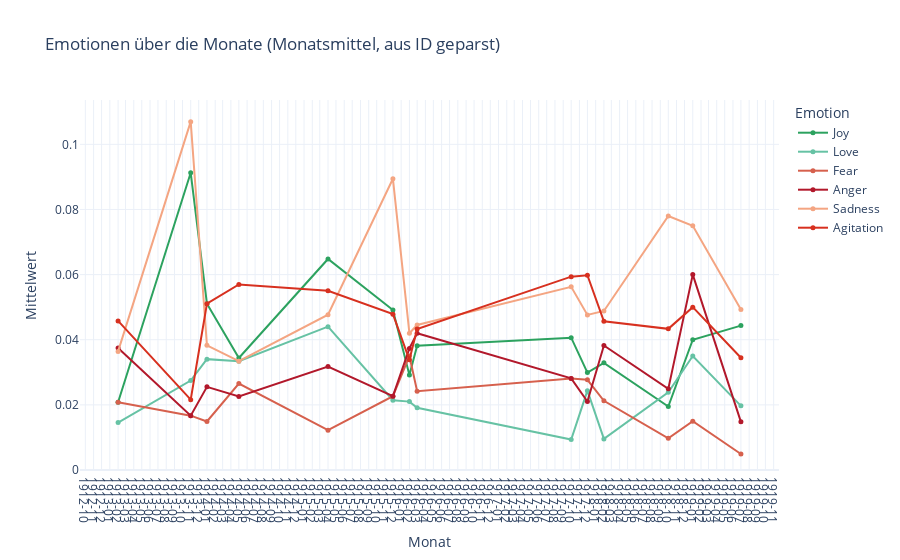

Here is the notebook cell this chart was saved with:
### Code cell
# Line-Chart: Emotionen monatlich (Monatsmittel aus 'id' geparst), Plotly ohne NumPy/Pandas
import sys, subprocess, csv, re, datetime as dt
from collections import defaultdict, OrderedDict

# Plotly sicherstellen
subprocess.run([sys.executable, "-m", "pip", "install", "-q", "plotly"], check=False)
import plotly.graph_objects as go

TSV = r"C:\Users\sam97xs\Stabi_Hackathon\Results\ALL_emotions_means_by_id.tsv"   # <--- anpassen

EMOS = ["Joy","Love","Fear","Anger","Sadness","Agitation"]

def to_float(x):
    if x is None: return 0.0
    x = str(x).strip()
    if not x: return 0.0
    try: return float(x.replace(",", "."))
    except: return 0.0

# YYYY-MM aus der id holen
DATE_RE = re.compile(r"(\d{4})-(\d{2})-(\d{2})")
def extract_year_month_from_id(s):
    m = DATE_RE.search(s or "")
    if not m: return None, None
    return int(m.group(1)), int(m.group(2))

# --- Datei lesen & pro Monat mitteln ---
sums = defaultdict(lambda: defaultdict(float))  # sums[(year,month)][emo]
cnts = defaultdict(int)                         # cnts[(year,month)]

with open(TSV, "r", encoding="utf-8", errors="ignore", newline="") as f:
    r = csv.DictReader(f, delimiter="\t")
    headers = r.fieldnames or []

    # Emotionsspalten (mean_Emotion)
    emo_cols = [f"mean_{e}" for e in EMOS if f"mean_{e}" in headers]
    if not emo_cols:
        raise RuntimeError("Keine Spalten 'mean_*' gefunden (z. B. mean_Joy, mean_Fear, ...).")

    for row in r:
        y, m = extract_year_month_from_id(row.get("id",""))
        if y is None or m is None:
            continue
        key = (y, m)
        cnts[key] += 1
        for e in EMOS:
            col = f"mean_{e}"
            if col in row:
                sums[key][e] += to_float(row.get(col))

# Monatsmittel berechnen
ym_keys = sorted(cnts.keys())                        # (year, month) chronologisch
means_by_ym = OrderedDict()
for ym in ym_keys:
    n = max(1, cnts[ym])
    means_by_ym[ym] = {e: (sums[ym].get(e, 0.0) / n) for e in EMOS}

# X-Achse als echte Datumswerte (erster Tag des Monats)
x_dates = [dt.date(y, m, 1) for (y, m) in ym_keys]

# --- Farben: Positiv = Grüntöne, Negativ = Rottöne ---
pos_palette = {
    "Joy":  "#2ca25f",   # kräftiges Grün
    "Love": "#66c2a4",   # helleres Grün
}
neg_palette = {
    "Anger":     "#b2182b",  # dunkles Rot
    "Fear":      "#d6604d",  # rötlich
    "Sadness":   "#f4a582",  # lachs-rot
    "Agitation": "#d7301f",  # orangerot
}
color_map = {**pos_palette, **neg_palette}

# Plot
fig = go.Figure()
for e in EMOS:
    yvals = [means_by_ym[ym].get(e, 0.0) for ym in ym_keys]
    fig.add_trace(go.Scatter(
        x=x_dates, y=yvals,
        mode="lines+markers",
        name=e,
        line=dict(width=2, color=color_map.get(e)),
        marker=dict(size=5, color=color_map.get(e))
    ))

fig.update_layout(
    title="Emotionen über die Monate (Monatsmittel, aus ID geparst)",
    xaxis_title="Monat",
    yaxis_title="Mittelwert",
    template="plotly_white",
    legend_title="Emotion",
    hovermode="x unified"
)

# Monats-Ticks & Format
fig.update_xaxes(dtick="M1", tickformat="%Y-%m")
fig.update_yaxes(rangemode="tozero")

fig.show()

# Optional speichern:
# fig.write_html("emotions_line_by_month.html", include_plotlyjs="cdn")

### Figure 1 — Plotly figure (JSON) as saved in the notebook; plotly's stock layout.template omitted (floating-point values rounded to 4 significant figures)
{"data": [{"line": {"color": "#2ca25f", "width": 2}, "marker": {"color": "#2ca25f", "size": 5}, "mode": "lines+markers", "name": "Joy", "type": "scatter", "x": ["1913-02-01", "1913-11-01", "1914-01-01", "1914-05-01", "1915-04-01", "1915-12-01", "1916-02-01", "1916-03-01", "1917-10-01", "1917-12-01", "1918-02-01", "1918-10-01", "1919-01-01", "1919-07-01"], "y": [0.02081, 0.09127, 0.05106, 0.03438, 0.06479, 0.04912, 0.02917, 0.03817, 0.04063, 0.0299, 0.03291, 0.0195, 0.04, 0.04433]}, {"line": {"color": "#66c2a4", "width": 2}, "marker": {"color": "#66c2a4", "size": 5}, "mode": "lines+markers", "name": "Love", "type": "scatter", "x": ["1913-02-01", "1913-11-01", "1914-01-01", "1914-05-01", "1915-04-01", "1915-12-01", "1916-02-01", "1916-03-01", "1917-10-01", "1917-12-01", "1918-02-01", "1918-10-01", "1919-01-01", "1919-07-01"], "y": [0.01457, 0.02748, 0.03404, 0.0334, 0.04401, 0.02141, 0.021, 0.01908, 0.009375, 0.02436, 0.009554, 0.02384, 0.035, 0.0197]}, {"line": {"color": "#d6604d", "width": 2}, "marker": {"color": "#d6604d", "size": 5}, "mode": "lines+markers", "name": "Fear", "type": "scatter", "x": ["1913-02-01", "1913-11-01", "1914-01-01", "1914-05-01", "1915-04-01", "1915-12-01", "1916-02-01", "1916-03-01", "1917-10-01", "1917-12-01", "1918-02-01", "1918-10-01", "1919-01-01", "1919-07-01"], "y": [0.02081, 0.01668, 0.01489, 0.02652, 0.01222, 0.02267, 0.03501, 0.02417, 0.02813, 0.02769, 0.02123, 0.009751, 0.015, 0.004926]}, {"line": {"color": "#b2182b", "width": 2}, "marker": {"color": "#b2182b", "size": 5}, "mode": "lines+markers", "name": "Anger", "type": "scatter", "x": ["1913-02-01", "1913-11-01", "1914-01-01", "1914-05-01", "1915-04-01", "1915-12-01", "1916-02-01", "1916-03-01", "1917-10-01", "1917-12-01", "1918-02-01", "1918-10-01", "1919-01-01", "1919-07-01"], "y": [0.03746, 0.01668, 0.02553, 0.02259, 0.03178, 0.02267, 0.03734, 0.04198, 0.02813, 0.02104, 0.03822, 0.02492, 0.06, 0.01478]}, {"line": {"color": "#f4a582", "width": 2}, "marker": {"color": "#f4a582", "size": 5}, "mode": "lines+markers", "name": "Sadness", "type": "scatter", "x": ["1913-02-01", "1913-11-01", "1914-01-01", "1914-05-01", "1915-04-01", "1915-12-01", "1916-02-01", "1916-03-01", "1917-10-01", "1917-12-01", "1918-02-01", "1918-10-01", "1919-01-01", "1919-07-01"], "y": [0.03642, 0.107, 0.0383, 0.0334, 0.04768, 0.08942, 0.04201, 0.04453, 0.05625, 0.04762, 0.04883, 0.07801, 0.075, 0.04926]}, {"line": {"color": "#d7301f", "width": 2}, "marker": {"color": "#d7301f", "size": 5}, "mode": "lines+markers", "name": "Agitation", "type": "scatter", "x": ["1913-02-01", "1913-11-01", "1914-01-01", "1914-05-01", "1915-04-01", "1915-12-01", "1916-02-01", "1916-03-01", "1917-10-01", "1917-12-01", "1918-02-01", "1918-10-01", "1919-01-01", "1919-07-01"], "y": [0.04579, 0.02159, 0.05106, 0.05697, 0.05501, 0.04786, 0.03384, 0.04326, 0.05937, 0.0598, 0.04565, 0.04334, 0.05, 0.03448]}], "layout": {"hovermode": "x unified", "legend": {"title": {"text": "Emotion"}}, "title": {"text": "Emotionen über die Monate (Monatsmittel, aus ID geparst)"}, "xaxis": {"dtick": "M1", "tickformat": "%Y-%m", "title": {"text": "Monat"}}, "yaxis": {"rangemode": "tozero", "title": {"text": "Mittelwert"}}}}
